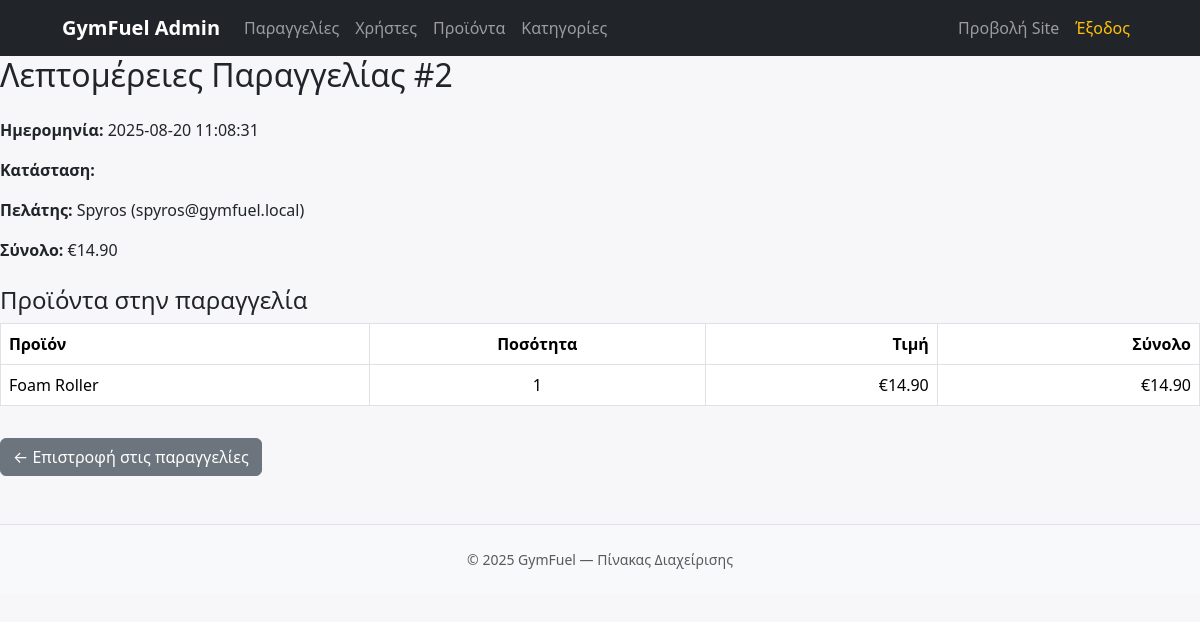
Page /order_view.php?id=2 (signed in) on the committed database.
### tables this page shows
CREATE TABLE `orders` (
  `id` int(11) NOT NULL,
  `user_id` int(11) NOT NULL,
  `full_name` varchar(150) NOT NULL,
  `email` varchar(150) NOT NULL,
  `address` varchar(255) NOT NULL,
  `total` decimal(10,2) NOT NULL,
  `status` enum('pending','paid','shipped','completed','cancelled') DEFAULT 'pending',
  `created_at` timestamp NOT NULL DEFAULT current_timestamp()
);

CREATE TABLE `users` (
  `id` int(11) NOT NULL,
  `name` varchar(100) NOT NULL,
  `full_name` varchar(100) DEFAULT NULL,
  `email` varchar(100) NOT NULL,
  `address` varchar(255) DEFAULT NULL,
  `password` varchar(255) NOT NULL,
  `is_admin` tinyint(1) NOT NULL DEFAULT 0,
  `role` enum('user','admin') DEFAULT 'user',
  `created_at` timestamp NOT NULL DEFAULT current_timestamp()
);

CREATE TABLE `order_items` (
  `id` int(11) NOT NULL,
  `order_id` int(11) NOT NULL,
  `product_id` int(11) NOT NULL,
  `quantity` int(11) NOT NULL,
  `price` decimal(10,2) NOT NULL
);

CREATE TABLE `products` (
  `id` int(11) NOT NULL,
  `name` varchar(150) NOT NULL,
  `description` text DEFAULT NULL,
  `price` decimal(10,2) NOT NULL,
  `image` varchar(255) DEFAULT NULL,
  `category_id` int(11) DEFAULT NULL,
  `created_at` timestamp NOT NULL DEFAULT current_timestamp()
);

### order_view.php (the view, shortened to what this page needs)
<?php
require __DIR__ . '/../db.php';
$order_id = isset($_GET['id']) ? (int)$_GET['id'] : 0;
$sql = "SELECT o.*, u.name AS customer_name, u.email
        FROM orders o
        LEFT JOIN users u ON u.id = o.user_id
        WHERE o.id = ?";
$stmt = $pdo->prepare($sql);
$stmt->execute([$order_id]);
$order = $stmt->fetch();
$sql = "SELECT oi.quantity, oi.price, p.name
        FROM order_items oi
        LEFT JOIN products p ON p.id = oi.product_id
        WHERE oi.order_id = ?";
$stmt = $pdo->prepare($sql);
$stmt->execute([$order_id]);
$items = $stmt->fetchAll();
include __DIR__ . '/../header.php';
?>
<h2 class="mb-4">Λεπτομέρειες Παραγγελίας #<?= $order['id'] ?></h2>
<div class="mb-4">
  <p><strong>Ημερομηνία:</strong> <?= htmlspecialchars($order['created_at']) ?></p>
  <p><strong>Κατάσταση:</strong> <?= htmlspecialchars($order['status']) ?></p>
  <p><strong>Πελάτης:</strong> <?= htmlspecialchars($order['customer_name'] ?? '—') ?> (<?= htmlspecialchars($order['email'] ?? '—') ?>)</p>
  <p><strong>Σύνολο:</strong> €<?= number_format($order['total'], 2) ?></p>
</div>
<h4>Προϊόντα στην παραγγελία</h4>
<?php if (!$items): ?>
  <p class="text-muted">Δεν υπάρχουν προϊόντα σε αυτή την παραγγελία.</p>
<?php else: ?>
  <table class="table table-bordered align-middle">
    <thead>
      <tr>
        <th>Προϊόν</th>
        <th class="text-center">Ποσότητα</th>
        <th class="text-end">Τιμή</th>
        <th class="text-end">Σύνολο</th>
      </tr>
    </thead>
    <tbody>
      <?php foreach ($items as $item): ?>
        <tr>
          <td><?= htmlspecialchars($item['name']) ?></td>
          <td class="text-center"><?= $item['quantity'] ?></td>
          <td class="text-end">€<?= number_format($item['price'], 2) ?></td>
          <td class="text-end">€<?= number_format($item['price'] * $item['quantity'], 2) ?></td>
        </tr>
      <?php endforeach; ?>
    </tbody>
  </table>
<?php endif; ?>
<a href="orders_manage.php" class="btn btn-secondary mt-3">&larr; Επιστροφή στις παραγγελίες</a>
<?php include __DIR__ . '/../footer.php'; ?>

### header.php (style rules this page uses)
body { background:#f7f7f9; }

### rows in the picture
orders: id "2", created_at "2025-08-20 11:08:31", user.name "Spyros", user.email "spyros@gymfuel.local", total "14.90"
order_items: product.name "Foam Roller", quantity "1", price "14.90", $item['price']*$item['quantity'] "14.90"
